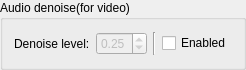
            <widget class="QGroupBox" name="groupBox_AudioDenoise">
             <property name="maximumSize">
              <size>
               <width>16777215</width>
               <height>70</height>
              </size>
             </property>
             <property name="title">
              <string>Audio denoise(for video)</string>
             </property>
             <layout class="QGridLayout" name="gridLayout_16">
              <item row="0" column="0">
               <widget class="QLabel" name="label_46">
                <property name="text">
                 <string>Denoise level:</string>
                </property>
               </widget>
              </item>
              <item row="0" column="1">
               <widget class="QDoubleSpinBox" name="doubleSpinBox_AudioDenoiseLevel">
                <property name="enabled">
                 <bool>false</bool>
                </property>
                <property name="toolTip">
                 <string>How much noise should be removed is specified by amount-a 
number between 0.01 and 1 with a default of 0.25. Higher 
numbers will remove more noise but present a greater 
likelihood of removing wanted components of the audio signal.</string>
                </property>
                <property name="decimals">
                 <number>2</number>
                </property>
                <property name="minimum">
                 <double>0.010000000000000</double>
                </property>
                <property name="maximum">
                 <double>1.000000000000000</double>
                </property>
                <property name="singleStep">
                 <double>0.010000000000000</double>
                </property>
                <property name="value">
                 <double>0.250000000000000</double>
                </property>
               </widget>
              </item>
              <item row="0" column="2">
               <widget class="Line" name="line_7">
                <property name="orientation">
                 <enum>Qt::Vertical</enum>
                </property>
               </widget>
              </item>
              <item row="0" column="3">
               <widget class="QCheckBox" name="checkBox_AudioDenoise">
                <property name="text">
                 <string>Enabled</string>
                </property>
               </widget>
              </item>
             </layout>
            </widget>
